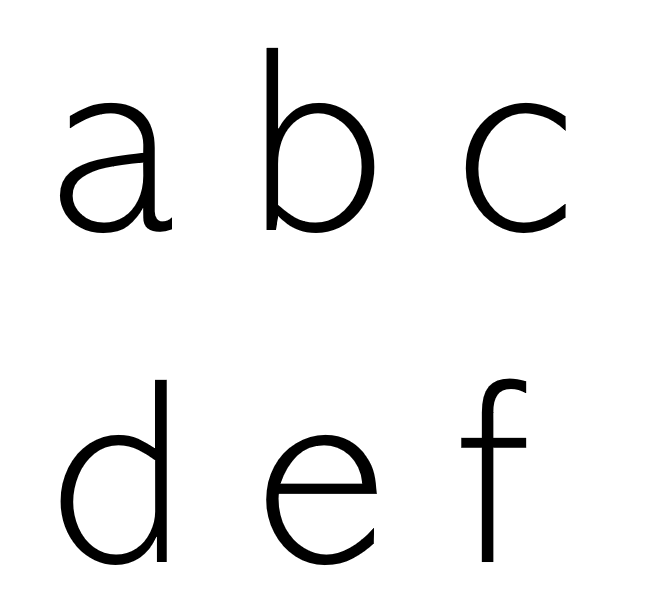
#> input picture base_3.png, 660 x 613 px
$ python main.py
#> lines starting #> are read from the running program, lines starting #| are printed output that depends on the picture; after the words box and inside, x2 and y2 are one past the last pixel; in counts of white or black regions, pixels touching at a corner belong together
import cv2
import numpy as np


def draw_dashed_line(img, contour, dash_length=5, space_length=10):
    # Approximate the contour to a polyline
    epsilon = 0.0002 * cv2.arcLength(contour, True)
    approx = cv2.approxPolyDP(contour, epsilon, True)

    # Draw dashed line
    for i in range(len(approx) - 1):
        x1, y1 = approx[i][0]
        x2, y2 = approx[i + 1][0]
        length = np.hypot(x2 - x1, y2 - y1)
        num_dashes = int(length / (dash_length + space_length))
        for j in range(num_dashes):
            start = j * (dash_length + space_length)
            end = start + dash_length
            sub_start = start / length
            sub_end = end / length
            sub_x1 = x1 + sub_start * (x2 - x1)
            sub_y1 = y1 + sub_start * (y2 - y1)
            sub_x2 = x1 + sub_end * (x2 - x1)
            sub_y2 = y1 + sub_end * (y2 - y1)
            cv2.line(img, (int(sub_x1), int(sub_y1)), (int(sub_x2), int(sub_y2)), (0, 0, 0), 2)


def process_image(input_path, output_path):
    # Load image
#> called with input_path = 'base_3.png', output_path = 'output.jpg'
    img = cv2.imread(input_path)
#> img is the input picture: shape (613, 660, 3); min 0, max 255, mean 239.3
    gray = cv2.cvtColor(img, cv2.COLOR_BGR2GRAY)

    # Binary threshold
    _, thresh = cv2.threshold(gray, 240, 255, cv2.THRESH_BINARY_INV)
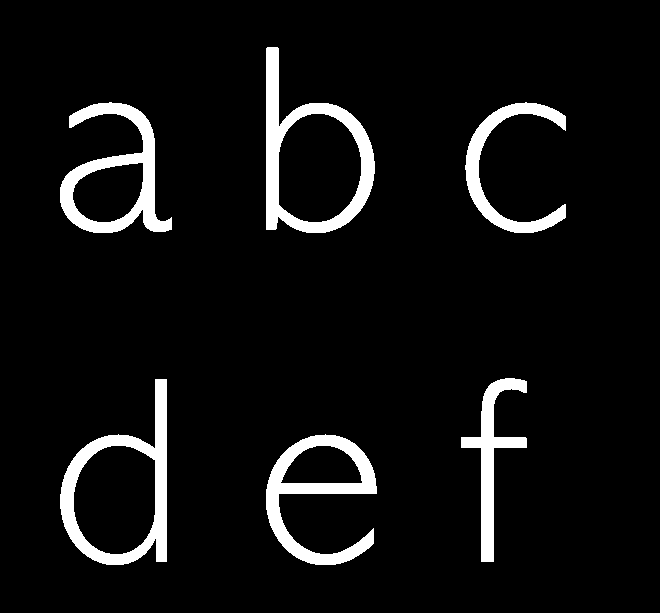
#> thresh: shape (613, 660); 6.7% white; 6 white regions

    # Find contours
    contours, _ = cv2.findContours(thresh, cv2.RETR_EXTERNAL, cv2.CHAIN_APPROX_SIMPLE)
#> contours = 6 contours; box (x1, y1, x2, y2) and area: (266, 47, 375, 233) 12566, (60, 379, 167, 565) 12288, (60, 102, 172, 233) 7586, (266, 434, 377, 565) 6761, (465, 102, 566, 233) 3016, (461, 378, 527, 562) 2972

    # Create output image
    output = np.ones_like(img) * 255  # white background

    # Draw dashed lines for each contour
    for contour in contours:
        draw_dashed_line(output, contour)
#> this loop made 6 passes
#> epsilon in draw_dashed_line on passes 1 to 6: 0.123, 0.119, 0.11, 0.118, 0.123, 0.118
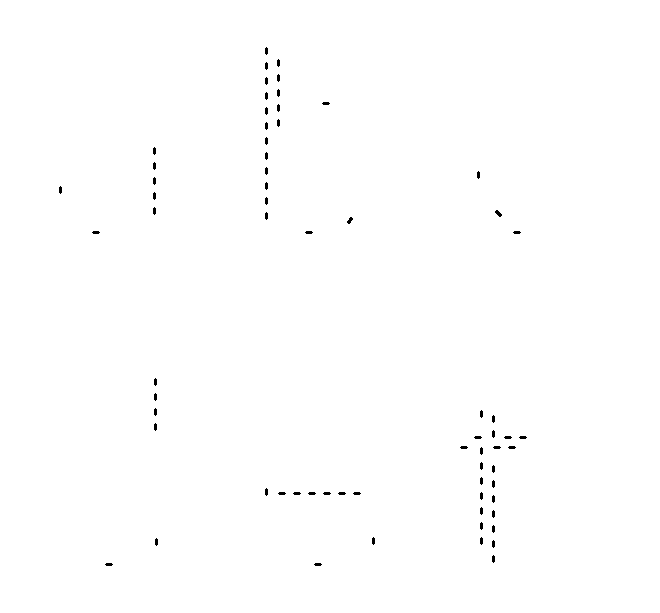
#> output: shape (613, 660, 3); 99.7% white; 68 black regions, largest, box (x1, y1, x2, y2) and area: (495, 210, 502, 217) 27, (347, 217, 353, 224) 24, (265, 47, 268, 55) 20

    # Save output image
    cv2.imwrite(output_path, output)


# Example usage
process_image('base_3.png', 'output.jpg')

$ run again, with base_1.png copied over base_3.png
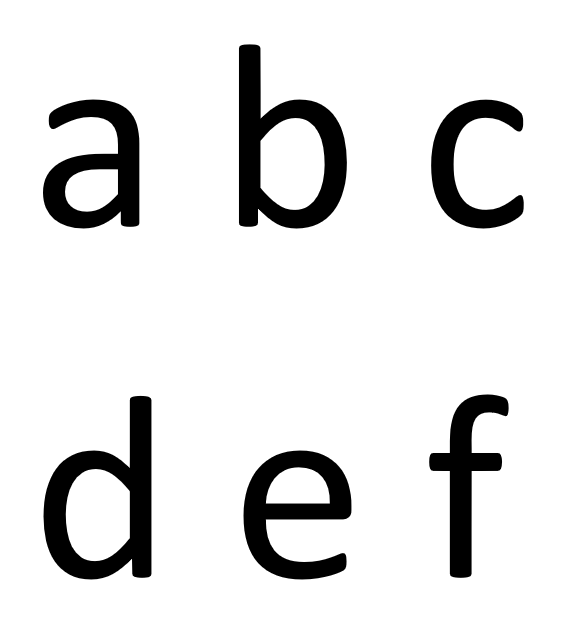
#> input picture base_1.png, 563 x 620 px
#> in process_image, img is the input picture: shape (620, 563, 3); min 0, max 255, mean 225.4
#> in process_image, `_, thresh = cv2.threshold(gray, 240, 255, cv2.THRESH_BINARY_INV)`:
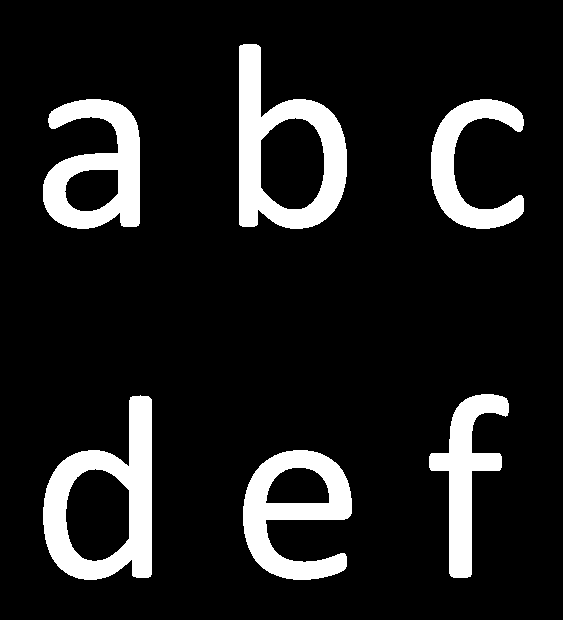
#> thresh: shape (620, 563); 12.2% white; 6 white regions
#> contours = 6 contours; box (x1, y1, x2, y2) and area: (43, 395, 152, 580) 13434, (239, 44, 347, 229) 13308, (243, 450, 352, 580) 8592, (43, 99, 140, 229) 8462, (429, 394, 509, 578) 5282, (431, 99, 524, 229) 4818
#> the loop in process_image, `for contour in contours:` made 6 passes
#> epsilon in draw_dashed_line on passes 1 to 6: 0.114, 0.118, 0.111, 0.108, 0.113, 0.118
#> after the loop in process_image, `for contour in contours:`:
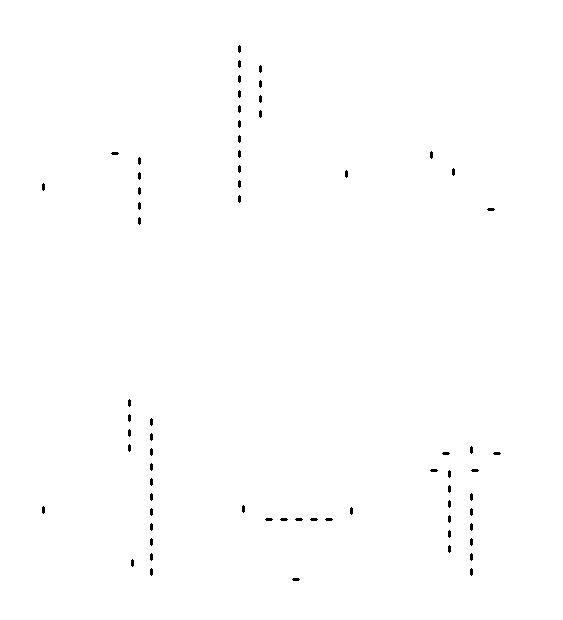
#> output: shape (620, 563, 3); 99.6% white; 68 black regions, largest, box (x1, y1, x2, y2) and area: (238, 45, 241, 53) 20, (238, 60, 241, 68) 20, (259, 65, 262, 73) 20

$ run again, with base_2.png copied over base_3.png
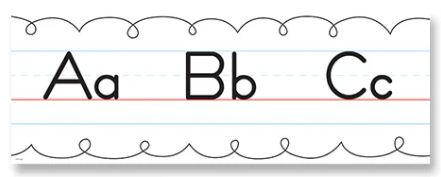
#> input picture base_2.png, 441 x 177 px
#> in process_image, img is the input picture: shape (177, 441, 3); mean B, G, R 236.9, 236.6, 236.8
#> in process_image, `_, thresh = cv2.threshold(gray, 240, 255, cv2.THRESH_BINARY_INV)`:
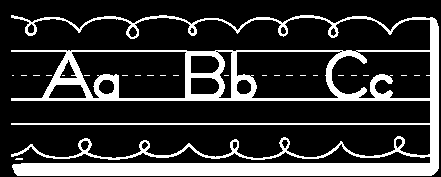
#> thresh: shape (177, 441); 20.9% white; 24 white regions (23 under 20 px)
#> contours = 6 contours, 5 with area under 20; largest, box (x1, y1, x2, y2) and area: (11, 15, 439, 176) 27988
#> the loop in process_image, `for contour in contours:` made 6 passes
#> (epsilon in draw_dashed_line, approx in draw_dashed_line) on passes 2 to 5: (0.002, [[46, 75], [51, 75]]), (0.0024, [[33, 75], [39, 75]]), (0.002, [[21, 75], [26, 75]]), (0.0004, [[12, 75], [13, 75]])
#> after the loop in process_image, `for contour in contours:`:
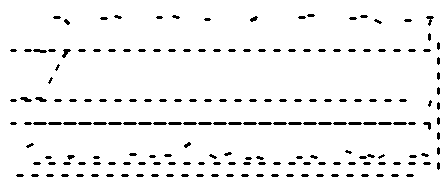
#> output: shape (177, 441, 3); 94.5% white; 187 black regions (16 under 20 px), largest, box (x1, y1, x2, y2) and area: (62, 49, 71, 58) 42, (33, 49, 47, 53) 38, (20, 97, 32, 102) 38
